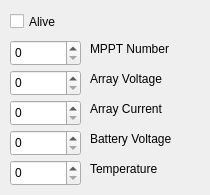
   <widget class="QWidget" name="tab_6">
    <attribute name="title">
     <string>MPPT</string>
    </attribute>
    <widget class="QCheckBox" name="mpptAliveCheck">
     <property name="geometry">
      <rect>
       <x>10</x>
       <y>10</y>
       <width>92</width>
       <height>23</height>
      </rect>
     </property>
     <property name="text">
      <string>Alive</string>
     </property>
    </widget>
    <widget class="QSpinBox" name="mpptNumberBox">
     <property name="geometry">
      <rect>
       <x>10</x>
       <y>40</y>
       <width>71</width>
       <height>26</height>
      </rect>
     </property>
    </widget>
    <widget class="QLabel" name="label_24">
     <property name="geometry">
      <rect>
       <x>90</x>
       <y>40</y>
       <width>111</width>
       <height>17</height>
      </rect>
     </property>
     <property name="text">
      <string>MPPT Number</string>
     </property>
    </widget>
    <widget class="QSpinBox" name="arrayVoltageBox">
     <property name="geometry">
      <rect>
       <x>10</x>
       <y>70</y>
       <width>71</width>
       <height>26</height>
      </rect>
     </property>
    </widget>
    <widget class="QLabel" name="label_30">
     <property name="geometry">
      <rect>
       <x>90</x>
       <y>70</y>
       <width>101</width>
       <height>17</height>
      </rect>
     </property>
     <property name="text">
      <string>Array Voltage</string>
     </property>
    </widget>
    <widget class="QSpinBox" name="arrayCurrentBox">
     <property name="geometry">
      <rect>
       <x>10</x>
       <y>100</y>
       <width>71</width>
       <height>26</height>
      </rect>
     </property>
    </widget>
    <widget class="QLabel" name="label_31">
     <property name="geometry">
      <rect>
       <x>90</x>
       <y>100</y>
       <width>101</width>
       <height>17</height>
      </rect>
     </property>
     <property name="text">
      <string>Array Current</string>
     </property>
    </widget>
    <widget class="QSpinBox" name="batteryVoltageBox">
     <property name="geometry">
      <rect>
       <x>10</x>
       <y>130</y>
       <width>71</width>
       <height>26</height>
      </rect>
     </property>
    </widget>
    <widget class="QLabel" name="label_32">
     <property name="geometry">
      <rect>
       <x>90</x>
       <y>130</y>
       <width>111</width>
       <height>17</height>
      </rect>
     </property>
     <property name="text">
      <string>Battery Voltage</string>
     </property>
    </widget>
    <widget class="QSpinBox" name="temperatureBox">
     <property name="geometry">
      <rect>
       <x>10</x>
       <y>160</y>
       <width>71</width>
       <height>26</height>
      </rect>
     </property>
    </widget>
    <widget class="QLabel" name="label_33">
     <property name="geometry">
      <rect>
       <x>90</x>
       <y>160</y>
       <width>101</width>
       <height>17</height>
      </rect>
     </property>
     <property name="text">
      <string>Temperature</string>
     </property>
    </widget>
   </widget>
